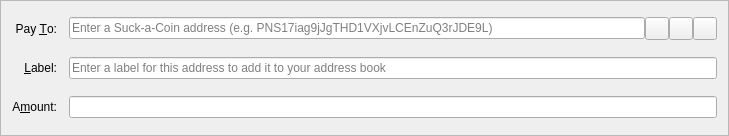
<?xml version="1.0" encoding="UTF-8"?>
<ui version="4.0">
 <class>SendCoinsEntry</class>
 <widget class="QFrame" name="SendCoinsEntry">
  <property name="geometry">
   <rect>
    <x>0</x>
    <y>0</y>
    <width>729</width>
    <height>136</height>
   </rect>
  </property>
  <property name="windowTitle">
   <string>Form</string>
  </property>
  <property name="frameShape">
   <enum>QFrame::StyledPanel</enum>
  </property>
  <property name="frameShadow">
   <enum>QFrame::Sunken</enum>
  </property>
  <layout class="QGridLayout" name="gridLayout">
   <property name="spacing">
    <number>12</number>
   </property>
   <item row="5" column="0">
    <widget class="QLabel" name="label">
     <property name="text">
      <string>A&amp;mount:</string>
     </property>
     <property name="alignment">
      <set>Qt::AlignRight|Qt::AlignTrailing|Qt::AlignVCenter</set>
     </property>
     <property name="buddy">
      <cstring>payAmount</cstring>
     </property>
    </widget>
   </item>
   <item row="3" column="0">
    <widget class="QLabel" name="label_2">
     <property name="text">
      <string>Pay &amp;To:</string>
     </property>
     <property name="alignment">
      <set>Qt::AlignRight|Qt::AlignTrailing|Qt::AlignVCenter</set>
     </property>
     <property name="buddy">
      <cstring>payTo</cstring>
     </property>
    </widget>
   </item>
   <item row="5" column="1">
    <widget class="BitcoinAmountField" name="payAmount"/>
   </item>
   <item row="4" column="1">
    <layout class="QHBoxLayout" name="horizontalLayout_2">
     <property name="spacing">
      <number>0</number>
     </property>
     <item>
      <widget class="QValidatedLineEdit" name="addAsLabel">
       <property name="enabled">
        <bool>true</bool>
       </property>
       <property name="toolTip">
        <string>Enter a label for this address to add it to your address book</string>
       </property>
       <property name="placeholderText">
        <string>Enter a label for this address to add it to your address book</string>
       </property>
      </widget>
     </item>
    </layout>
   </item>
   <item row="4" column="0">
    <widget class="QLabel" name="label_4">
     <property name="text">
      <string>&amp;Label:</string>
     </property>
     <property name="alignment">
      <set>Qt::AlignRight|Qt::AlignTrailing|Qt::AlignVCenter</set>
     </property>
     <property name="buddy">
      <cstring>addAsLabel</cstring>
     </property>
    </widget>
   </item>
   <item row="3" column="1">
    <layout class="QHBoxLayout" name="payToLayout">
     <property name="spacing">
      <number>0</number>
     </property>
     <item>
      <widget class="QValidatedLineEdit" name="payTo">
       <property name="toolTip">
        <string>The address to send the payment to</string>
       </property>
       <property name="maxLength">
        <number>34</number>
       </property>
       <property name="placeholderText">
        <string>Enter a Suck-a-Coin address (e.g. PNS17iag9jJgTHD1VXjvLCEnZuQ3rJDE9L)</string>
       </property>
      </widget>
     </item>
     <item>
      <widget class="QToolButton" name="addressBookButton">
       <property name="toolTip">
        <string>Choose address from address book</string>
       </property>
       <property name="text">
        <string/>
       </property>
       <property name="icon">
        <iconset resource="../bitcoin.qrc">
         <normaloff>:/icons/address-book</normaloff>:/icons/address-book</iconset>
       </property>
       <property name="shortcut">
        <string>Alt+A</string>
       </property>
      </widget>
     </item>
     <item>
      <widget class="QToolButton" name="pasteButton">
       <property name="toolTip">
        <string>Paste address from clipboard</string>
       </property>
       <property name="text">
        <string/>
       </property>
       <property name="icon">
        <iconset resource="../bitcoin.qrc">
         <normaloff>:/icons/editpaste</normaloff>:/icons/editpaste</iconset>
       </property>
       <property name="shortcut">
        <string>Alt+P</string>
       </property>
      </widget>
     </item>
     <item>
      <widget class="QToolButton" name="deleteButton">
       <property name="toolTip">
        <string>Remove this recipient</string>
       </property>
       <property name="text">
        <string/>
       </property>
       <property name="icon">
        <iconset resource="../bitcoin.qrc">
         <normaloff>:/icons/remove</normaloff>:/icons/remove</iconset>
       </property>
      </widget>
     </item>
    </layout>
   </item>
  </layout>
 </widget>
 <customwidgets>
  <customwidget>
   <class>BitcoinAmountField</class>
   <extends>QLineEdit</extends>
   <header>bitcoinamountfield.h</header>
   <container>1</container>
  </customwidget>
  <customwidget>
   <class>QValidatedLineEdit</class>
   <extends>QLineEdit</extends>
   <header>qvalidatedlineedit.h</header>
  </customwidget>
 </customwidgets>
 <resources>
  <include location="../bitcoin.qrc"/>
 </resources>
 <connections/>
</ui>
